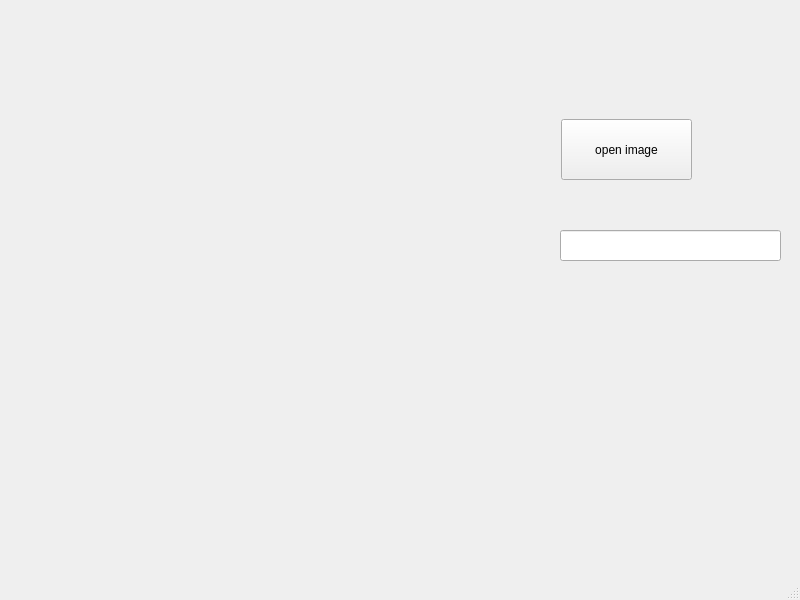
<?xml version="1.0" encoding="UTF-8"?>
<ui version="4.0">
 <class>MainWindow</class>
 <widget class="QMainWindow" name="MainWindow">
  <property name="geometry">
   <rect>
    <x>0</x>
    <y>0</y>
    <width>800</width>
    <height>600</height>
   </rect>
  </property>
  <property name="windowTitle">
   <string>MainWindow</string>
  </property>
  <widget class="QWidget" name="centralwidget">
   <widget class="QLabel" name="label">
    <property name="geometry">
     <rect>
      <x>40</x>
      <y>50</y>
      <width>461</width>
      <height>361</height>
     </rect>
    </property>
    <property name="text">
     <string/>
    </property>
   </widget>
   <widget class="QPushButton" name="pushButton">
    <property name="geometry">
     <rect>
      <x>561</x>
      <y>119</y>
      <width>131</width>
      <height>61</height>
     </rect>
    </property>
    <property name="text">
     <string>open image</string>
    </property>
   </widget>
   <widget class="QLineEdit" name="lineEdit">
    <property name="geometry">
     <rect>
      <x>560</x>
      <y>230</y>
      <width>221</width>
      <height>31</height>
     </rect>
    </property>
   </widget>
  </widget>
  <widget class="QMenuBar" name="menubar">
   <property name="geometry">
    <rect>
     <x>0</x>
     <y>0</y>
     <width>800</width>
     <height>25</height>
    </rect>
   </property>
  </widget>
  <widget class="QStatusBar" name="statusbar"/>
 </widget>
 <resources/>
 <connections/>
</ui>
